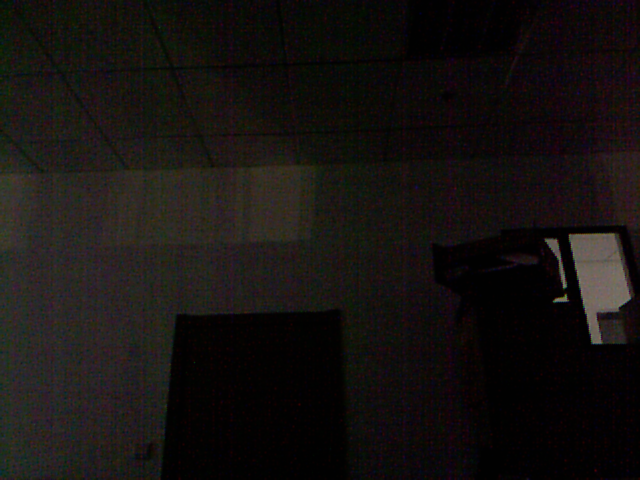
//> input picture test/color100.bmp, 640 x 480 px
$ ./enhancement   (built with g++ and OpenCV 4)
//> lines starting //> are read from the running program, lines starting //| are printed output that depends on the picture; after the words box and inside, x2 and y2 are one past the last pixel; in counts of white or black regions, pixels touching at a corner belong together
#include <highgui.h>
#include <math.h>

int main() {
	double *colorPixels;
	double *depthPixels;
	double *w2;
	double *depth_adj;
	double *Itmo;
	double b;
	double c;
	double *Tlog;
	double Imax[3] = { 255.0,255.0,255.0 };
	double temp;
	double Texp;

	IplImage *color = cvLoadImage("color100.bmp", CV_LOAD_IMAGE_UNCHANGED);
//> color is the input picture: 480 rows x 640 cols, CV_8UC3; mean B, G, R 16.4, 18.2, 21.7
	IplImage *depth = cvLoadImage("depth100.bmp", CV_LOAD_IMAGE_UNCHANGED);
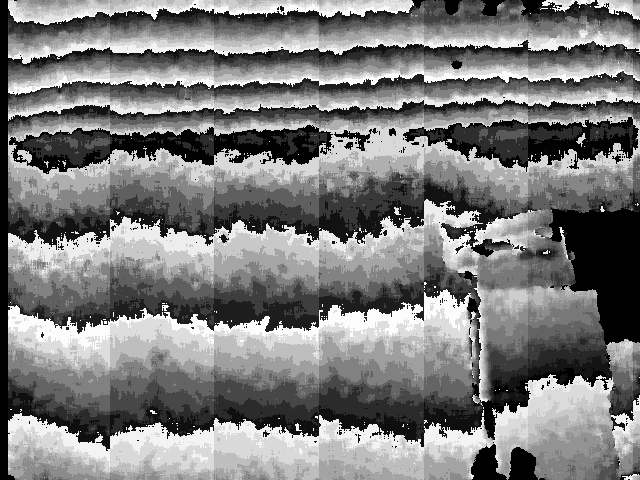
//> input picture test/depth100.bmp, 640 x 480 px
//> depth is the input picture: 480 rows x 640 cols, CV_8UC1; min 0, max 252, mean 123.9
	cvSmooth(depth, depth, CV_MEDIAN);
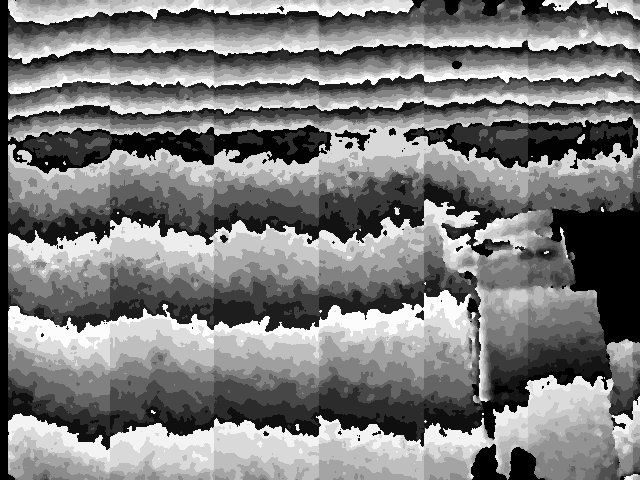
//> depth: 480 rows x 640 cols, CV_8UC1; 9.38% of pixels changed, all inside (x1, y1, x2, y2) = (8, 0, 640, 480)
	cvShowImage("color", color);
	cvShowImage("depth", depth);
	colorPixels = new double[color->width*color->height * 3];
	depthPixels = new double[depth->width*depth->height];
	w2 = new double[depth->width*depth->height];
	depth_adj = new double[depth->width*depth->height];
	double maxOut = 1;
	double minOut = 0;
	double maxA = (unsigned char)depth->imageData[0];
//> maxA = 0
	double minA = (unsigned char)depth->imageData[0];
//> minA = 0

	for (int i = 0; i < depth->height;i++) {
		for (int j = 0; j < depth->width; j++) {
			colorPixels[i*color->width * 3 + j * 3] = (unsigned char)color->imageData[i*color->widthStep + j * 3];
			colorPixels[i*color->width * 3 + j * 3 + 1] = (unsigned char)color->imageData[i*color->widthStep + j * 3 + 1];
			colorPixels[i*color->width * 3 + j * 3 + 2] = (unsigned char)color->imageData[i*color->widthStep + j * 3 + 2];
			depthPixels[i*depth->width + j] = (unsigned char)depth->imageData[i*depth->widthStep + j];
			if (maxA < depthPixels[i*depth->width + j]) {
				maxA = depthPixels[i*depth->width + j];
			}
			if (minA > depthPixels[i*depth->width + j]) {
				minA = depthPixels[i*depth->width + j];
			}
		}
	}
//> after the loop, maxA = 252; minA = 0

	for (int i = 0; i < depth->height; i++) {
		for (int j = 0; j < depth->width; j++) {
			w2[i*depth->width + j] = (depthPixels[i*depth->width + j] - minA) / (maxA - minA)*(maxOut - minOut) + minOut;
			depth_adj[i*depth->width + j] = 2 * exp(-w2[i*depth->width + j]);
		}
	}


	b = 0.8;
	c = log(b) / log(0.5);
	Tlog = new double[color->width*color->height * 3];
	Itmo = new double[color->width*color->height * 3];

	for (int i = 0; i < color->height; i++) {
		for (int j = 0; j < color->width; j++) {
			Tlog[i*color->width * 3 + j * 3] = log(colorPixels[i*color->width * 3 + j * 3] + 1) / log(Imax[0] + 1);
			Tlog[i*color->width * 3 + j * 3 + 1] = log(colorPixels[i*color->width * 3 + j * 3 + 1] + 1) / log(Imax[1] + 1);
			Tlog[i*color->width * 3 + j * 3 + 2] = log(colorPixels[i*color->width * 3 + j * 3 + 2] + 1) / log(Imax[2] + 1);

			temp = log(5 + pow(colorPixels[i*color->width * 3 + j * 3] / Imax[0], c) * 5);
			Texp = log(10) / temp;
			Itmo[i*color->width * 3 + j * 3] = Tlog[i*color->width * 3 + j * 3] * Texp*Imax[0];
			color->imageData[i*color->widthStep + j * 3] = Itmo[i*color->width * 3 + j * 3];
			temp = log(5 + pow(colorPixels[i*color->width * 3 + j * 3+1] / Imax[1], c) * 5);
			Texp = log(10) / temp;
			Itmo[i*color->width * 3 + j * 3 + 1] = Tlog[i*color->width * 3 + j * 3 + 1] * Texp*Imax[1];
			color->imageData[i*color->widthStep + j * 3 + 1] = Itmo[i*color->width * 3 + j * 3 + 1];
			temp = log(5 + pow(colorPixels[i*color->width * 3 + j * 3+2] / Imax[2], c) * 5);
			Texp = log(10) / temp;
			Itmo[i*color->width * 3 + j * 3+2] = Tlog[i*color->width * 3 + j * 3+2] * Texp*Imax[2];
			color->imageData[i*color->widthStep + j * 3 + 2] = Itmo[i*color->width * 3 + j * 3 + 2];
		}
	}
//> this loop made 480 passes
//> (temp, Texp) on passes 1 to 3: (1.98, 1.16), (1.96, 1.17), (1.95, 1.18)
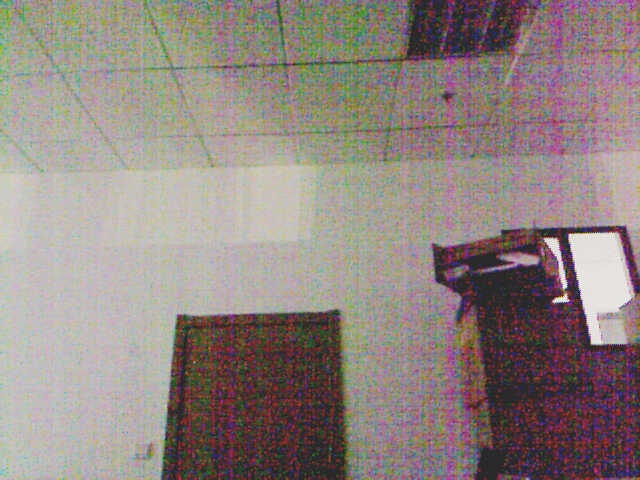
//> color: 480 rows x 640 cols, CV_8UC3; mean B, G, R 128.7, 133.5, 144.8
//> after the loop, temp = 2.03; Texp = 1.13
	cvShowImage("anchor_final_GD", color);

	for (int i = 0; i < color->height; i++) {
		for (int j = 0; j < color->width; j++) {
			Tlog[i*color->width * 3 + j * 3] = log(colorPixels[i*color->width * 3 + j * 3] + 1) / log(Imax[0] + 1);
			Tlog[i*color->width * 3 + j * 3 + 1] = log(colorPixels[i*color->width * 3 + j * 3 + 1] + 1) / log(Imax[1] + 1);
			Tlog[i*color->width * 3 + j * 3 + 2] = log(colorPixels[i*color->width * 3 + j * 3 + 2] + 1) / log(Imax[2] + 1);

			temp = log(5 + pow(colorPixels[i*color->width * 3 + j * 3] / Imax[0], log(depth_adj[i*depth->width + j]) / log(0.5)) * 5);
			Texp = log(10) / temp;
			Itmo[i*color->width * 3 + j * 3] = Tlog[i*color->width * 3 + j * 3] * Texp*Imax[0];
			color->imageData[i*color->widthStep + j * 3] = Itmo[i*color->width * 3 + j * 3];
			temp = log(5 + pow(colorPixels[i*color->width * 3 + j * 3 + 1] / Imax[1], log(depth_adj[i*depth->width + j])/log(0.5)) * 5);
			Texp = log(10) / temp;
			Itmo[i*color->width * 3 + j * 3 + 1] = Tlog[i*color->width * 3 + j * 3 + 1] * Texp*Imax[1];
			color->imageData[i*color->widthStep + j * 3 + 1] = Itmo[i*color->width * 3 + j * 3 + 1];
			temp = log(5 + pow(colorPixels[i*color->width * 3 + j * 3 + 2] / Imax[2], log(depth_adj[i*depth->width + j]) / log(0.5)) * 5);
			Texp = log(10) / temp;
			Itmo[i*color->width * 3 + j * 3 + 2] = Tlog[i*color->width * 3 + j * 3 + 2] * Texp*Imax[2];
			color->imageData[i*color->widthStep + j * 3 + 2] = Itmo[i*color->width * 3 + j * 3 + 2];
		}
	}
//> this loop made 480 passes
//> (temp, Texp) on passes 1 to 3: (2.76, 0.835), (2.8, 0.822), (2.84, 0.81)
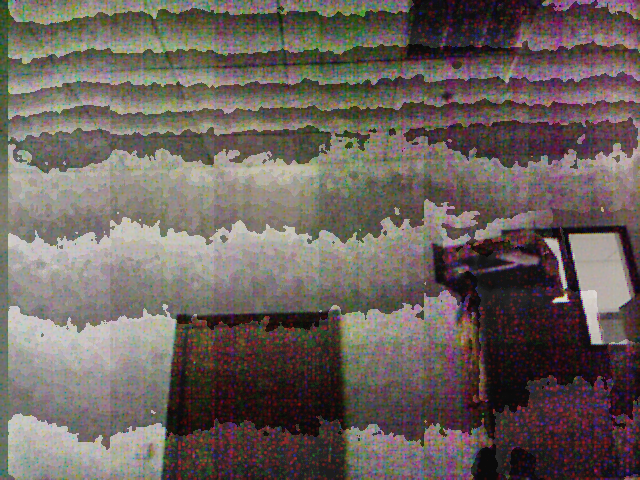
//> color: 480 rows x 640 cols, CV_8UC3; mean B, G, R 92.9, 97.5, 107.3
//> after the loop, temp = 2.38; Texp = 0.969

	cvShowImage("our_final_GD", color);
	cvWaitKey();

	return 0;
}
